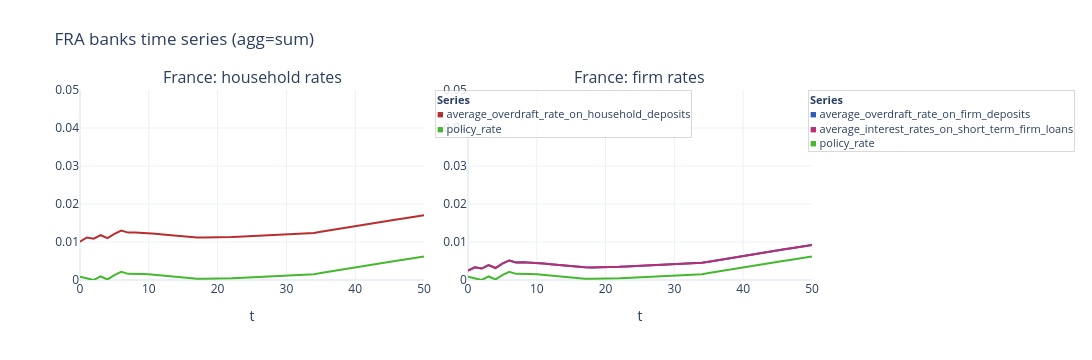

The cell this chart's notebook holds for it:
### Code cell
fig = plot_agent_timeseries(
    model,
    "FRA",
    "banks",
    [
        ["average_overdraft_rate_on_household_deposits", "central_bank.policy_rate"],
        [
            "average_overdraft_rate_on_firm_deposits",
            "average_interest_rates_on_short_term_firm_loans",
            "central_bank.policy_rate",
        ],
    ],
    panel_titles=["France: household rates", "France: firm rates"],
    no_cols=2,
    **FIG_SIZE_WIDE,
    show_legend=True,
    show=False,
)

fig.update_yaxes(range=[0, 0.05])
fig.show()

### Figure 1 — Plotly figure (JSON) as saved in the notebook; plotly's stock layout.template omitted (floating-point values rounded to 4 significant figures)
{"data": [{"line": {"color": "hsl(0, 60%, 45%)", "width": 2}, "mode": "lines", "name": "average_overdraft_rate_on_household_deposits", "showlegend": false, "type": "scatter", "x": [0, 1, 2, 3, 4, 5, 6, 7, 8, 9, 10, 11, 12, 13, 14, 15, 16, 17, 18, 19, 20, 21, 22, 23, 24, 25, 26, 27, 28, 29, 30, 31, 32, 33, 34, 35, 36, 37, 38, 39, 40, 41, 42, 43, 44, 45, 46, 47, 48, 49, 50], "xaxis": "x", "y": [0.01007, 0.01119, 0.01086, 0.01179, 0.011, 0.01215, 0.01299, 0.01248, 0.01253, 0.01246, 0.01234, 0.01216, 0.01198, 0.01178, 0.01157, 0.01141, 0.01126, 0.01117, 0.01116, 0.01115, 0.01119, 0.01124, 0.01131, 0.01139, 0.01147, 0.01158, 0.01163, 0.0117, 0.01174, 0.0118, 0.01191, 0.01201, 0.0121, 0.01217, 0.01237, 0.01267, 0.01297, 0.01329, 0.01362, 0.01397, 0.0143, 0.0146, 0.01493, 0.0152, 0.01549, 0.01574, 0.01594, 0.01619, 0.01649, 0.01676, 0.01705], "yaxis": "y"}, {"line": {"color": "hsl(110, 60%, 45%)", "width": 2}, "mode": "lines", "name": "policy_rate", "showlegend": false, "type": "scatter", "x": [0, 1, 2, 3, 4, 5, 6, 7, 8, 9, 10, 11, 12, 13, 14, 15, 16, 17, 18, 19, 20, 21, 22, 23, 24, 25, 26, 27, 28, 29, 30, 31, 32, 33, 34, 35, 36, 37, 38, 39, 40, 41, 42, 43, 44, 45, 46, 47, 48, 49, 50], "xaxis": "x", "y": [0.0008333, 0.0003393, 0, 0.0009327, 0.0001481, 0.001295, 0.002138, 0.001621, 0.001673, 0.001603, 0.001483, 0.001306, 0.001123, 0.000928, 0.0007123, 0.0005519, 0.0004072, 0.0003163, 0.0003028, 0.0002996, 0.0003321, 0.0003881, 0.0004559, 0.0005377, 0.0006194, 0.0007266, 0.0007795, 0.0008397, 0.0008844, 0.0009419, 0.001055, 0.001157, 0.001244, 0.001317, 0.001517, 0.001813, 0.002111, 0.002435, 0.00277, 0.003118, 0.003447, 0.003749, 0.00407, 0.004346, 0.004633, 0.004887, 0.005089, 0.005338, 0.005633, 0.005901, 0.006191], "yaxis": "y"}, {"line": {"color": "hsl(220, 60%, 45%)", "width": 2}, "mode": "lines", "name": "average_overdraft_rate_on_firm_deposits", "showlegend": false, "type": "scatter", "x": [0, 1, 2, 3, 4, 5, 6, 7, 8, 9, 10, 11, 12, 13, 14, 15, 16, 17, 18, 19, 20, 21, 22, 23, 24, 25, 26, 27, 28, 29, 30, 31, 32, 33, 34, 35, 36, 37, 38, 39, 40, 41, 42, 43, 44, 45, 46, 47, 48, 49, 50], "xaxis": "x2", "y": [0.002456, 0.003349, 0.00301, 0.003943, 0.003158, 0.004305, 0.005148, 0.004631, 0.004683, 0.004614, 0.004493, 0.004316, 0.004133, 0.003938, 0.003722, 0.003562, 0.003417, 0.003326, 0.003313, 0.00331, 0.003342, 0.003398, 0.003466, 0.003548, 0.00363, 0.003737, 0.00379, 0.00385, 0.003894, 0.003952, 0.004065, 0.004167, 0.004254, 0.004327, 0.004528, 0.004823, 0.005121, 0.005445, 0.00578, 0.006129, 0.006457, 0.006759, 0.00708, 0.007356, 0.007643, 0.007897, 0.008099, 0.008348, 0.008643, 0.008911, 0.009201], "yaxis": "y2"}, {"line": {"color": "hsl(330, 60%, 45%)", "width": 2}, "mode": "lines", "name": "average_interest_rates_on_short_term_firm_loans", "showlegend": false, "type": "scatter", "x": [0, 1, 2, 3, 4, 5, 6, 7, 8, 9, 10, 11, 12, 13, 14, 15, 16, 17, 18, 19, 20, 21, 22, 23, 24, 25, 26, 27, 28, 29, 30, 31, 32, 33, 34, 35, 36, 37, 38, 39, 40, 41, 42, 43, 44, 45, 46, 47, 48, 49, 50], "xaxis": "x2", "y": [0.002456, 0.003349, 0.00301, 0.003943, 0.003158, 0.004305, 0.005148, 0.004631, 0.004683, 0.004614, 0.004493, 0.004316, 0.004133, 0.003938, 0.003722, 0.003562, 0.003417, 0.003326, 0.003313, 0.00331, 0.003342, 0.003398, 0.003466, 0.003548, 0.00363, 0.003737, 0.00379, 0.00385, 0.003894, 0.003952, 0.004065, 0.004167, 0.004254, 0.004327, 0.004528, 0.004823, 0.005121, 0.005445, 0.00578, 0.006129, 0.006457, 0.006759, 0.00708, 0.007356, 0.007643, 0.007897, 0.008099, 0.008348, 0.008643, 0.008911, 0.009201], "yaxis": "y2"}, {"line": {"color": "hsl(110, 60%, 45%)", "width": 2}, "mode": "lines", "name": "policy_rate", "showlegend": false, "type": "scatter", "x": [0, 1, 2, 3, 4, 5, 6, 7, 8, 9, 10, 11, 12, 13, 14, 15, 16, 17, 18, 19, 20, 21, 22, 23, 24, 25, 26, 27, 28, 29, 30, 31, 32, 33, 34, 35, 36, 37, 38, 39, 40, 41, 42, 43, 44, 45, 46, 47, 48, 49, 50], "xaxis": "x2", "y": [0.0008333, 0.0003393, 0, 0.0009327, 0.0001481, 0.001295, 0.002138, 0.001621, 0.001673, 0.001603, 0.001483, 0.001306, 0.001123, 0.000928, 0.0007123, 0.0005519, 0.0004072, 0.0003163, 0.0003028, 0.0002996, 0.0003321, 0.0003881, 0.0004559, 0.0005377, 0.0006194, 0.0007266, 0.0007795, 0.0008397, 0.0008844, 0.0009419, 0.001055, 0.001157, 0.001244, 0.001317, 0.001517, 0.001813, 0.002111, 0.002435, 0.00277, 0.003118, 0.003447, 0.003749, 0.00407, 0.004346, 0.004633, 0.004887, 0.005089, 0.005338, 0.005633, 0.005901, 0.006191], "yaxis": "y2"}], "layout": {"annotations": [{"font": {"size": 16}, "showarrow": false, "text": "France: household rates", "x": 0.235, "xanchor": "center", "xref": "paper", "y": 1, "yanchor": "bottom", "yref": "paper"}, {"font": {"size": 16}, "showarrow": false, "text": "France: firm rates", "x": 0.765, "xanchor": "center", "xref": "paper", "y": 1, "yanchor": "bottom", "yref": "paper"}, {"align": "left", "bgcolor": "rgba(255,255,255,0.85)", "bordercolor": "rgba(0,0,0,0.15)", "borderwidth": 1, "font": {"size": 11}, "showarrow": false, "text": "<b>Series</b><br><span style=\"color:hsl(0, 60%, 45%);\">■</span> average_overdraft_rate_on_household_deposits<br><span style=\"color:hsl(110, 60%, 45%);\">■</span> policy_rate", "x": 0.485, "xanchor": "left", "xref": "paper", "y": 1, "yanchor": "top", "yref": "paper"}, {"align": "left", "bgcolor": "rgba(255,255,255,0.85)", "bordercolor": "rgba(0,0,0,0.15)", "borderwidth": 1, "font": {"size": 11}, "showarrow": false, "text": "<b>Series</b><br><span style=\"color:hsl(220, 60%, 45%);\">■</span> average_overdraft_rate_on_firm_deposits<br><span style=\"color:hsl(330, 60%, 45%);\">■</span> average_interest_rates_on_short_term_firm_loans<br><span style=\"color:hsl(110, 60%, 45%);\">■</span> policy_rate", "x": 0.995, "xanchor": "left", "xref": "paper", "y": 1, "yanchor": "top", "yref": "paper"}], "height": 360, "hovermode": "x unified", "legend": {}, "margin": {"r": 280, "t": 90}, "title": {"text": "FRA banks time series (agg=sum)"}, "width": 1200, "xaxis": {"anchor": "y", "domain": [0, 0.47], "title": {"text": "t"}}, "xaxis2": {"anchor": "y2", "domain": [0.53, 1], "title": {"text": "t"}}, "yaxis": {"anchor": "x", "domain": [0, 1], "range": [0, 0.05]}, "yaxis2": {"anchor": "x2", "domain": [0, 1], "range": [0, 0.05]}}}
